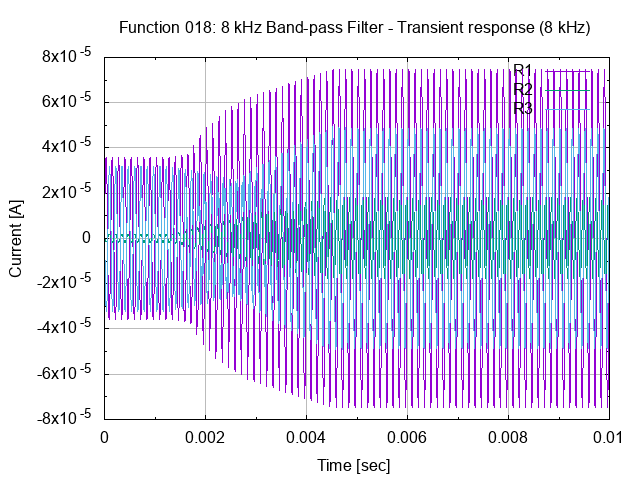

Generate this figure with gnuplot:
# set terminal
set term png

# set graph
set output "26.018.00.02.01.png"
set title "Function 018: 8 kHz Band-pass Filter - Transient response (8 kHz)"

# setup Y-axis
set grid ytics lt 1 lw 1 lc rgb "#bbbbbb"
set mytics
set ylabel "Current [A]"

# setup X-axis
set grid xtics lt 1 lw 1 lc rgb "#bbbbbb"
set mxtics
set xrange [0:0.01]
set xlabel "Time [sec]"

# setup plot style
set style data lines
plot '26.018.00.02.01.dat' using 1:2 title "R1", \
     '26.018.00.02.01.dat' using 1:3 title "R2", \
     '26.018.00.02.01.dat' using 1:4 title "R3"

# set output back to default
set output

# reset terminal type
set terminal pop
